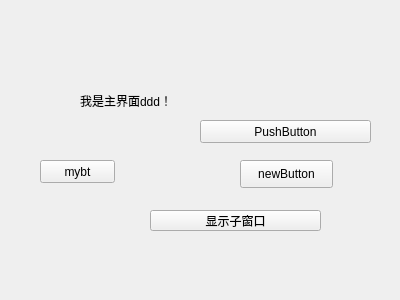
<?xml version="1.0" encoding="UTF-8"?>
<ui version="4.0">
 <class>MyWidget</class>
 <widget class="QWidget" name="MyWidget">
  <property name="geometry">
   <rect>
    <x>0</x>
    <y>0</y>
    <width>400</width>
    <height>300</height>
   </rect>
  </property>
  <property name="windowTitle">
   <string>MyWidget</string>
  </property>
  <widget class="QPushButton" name="showChildButton">
   <property name="geometry">
    <rect>
     <x>150</x>
     <y>210</y>
     <width>171</width>
     <height>21</height>
    </rect>
   </property>
   <property name="text">
    <string>显示子窗口</string>
   </property>
  </widget>
  <widget class="QLabel" name="label">
   <property name="geometry">
    <rect>
     <x>80</x>
     <y>80</y>
     <width>141</width>
     <height>41</height>
    </rect>
   </property>
   <property name="text">
    <string>我是主界面ddd！</string>
   </property>
  </widget>
  <widget class="QPushButton" name="pushButton">
   <property name="geometry">
    <rect>
     <x>200</x>
     <y>120</y>
     <width>171</width>
     <height>23</height>
    </rect>
   </property>
   <property name="text">
    <string>PushButton</string>
   </property>
  </widget>
  <widget class="QPushButton" name="mybutton">
   <property name="geometry">
    <rect>
     <x>40</x>
     <y>160</y>
     <width>75</width>
     <height>23</height>
    </rect>
   </property>
   <property name="text">
    <string>mybt</string>
   </property>
  </widget>
  <widget class="QPushButton" name="btNewy">
   <property name="geometry">
    <rect>
     <x>240</x>
     <y>160</y>
     <width>93</width>
     <height>28</height>
    </rect>
   </property>
   <property name="text">
    <string>newButton</string>
   </property>
  </widget>
 </widget>
 <layoutdefault spacing="6" margin="11"/>
 <resources/>
 <connections/>
</ui>
